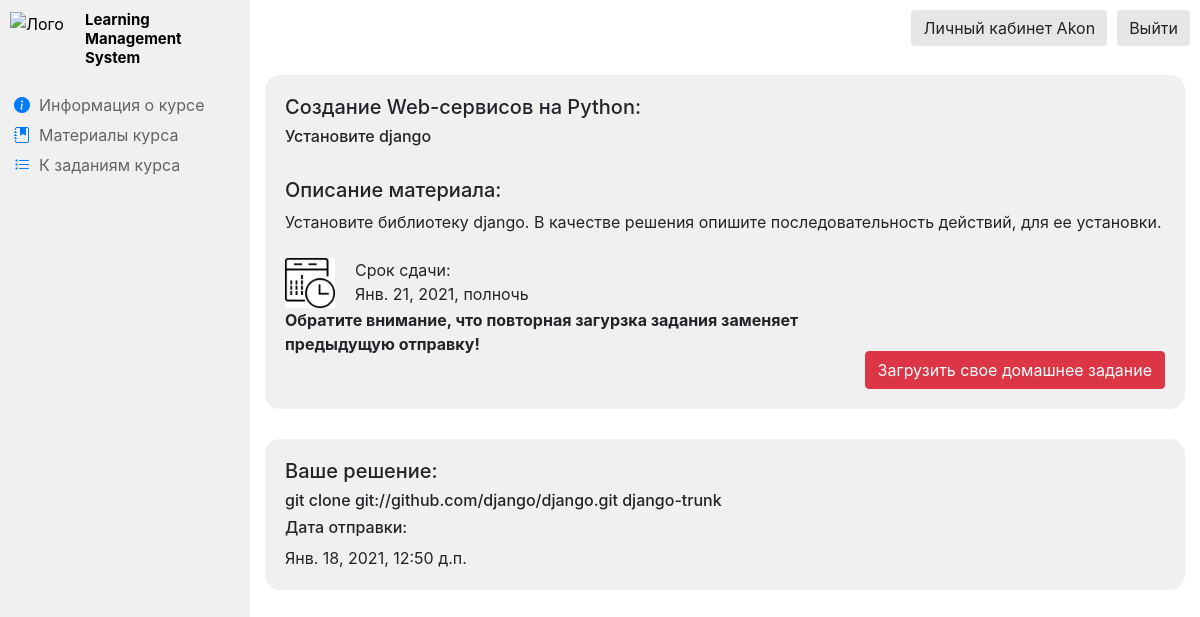
Screenshot of /courses/homeworks/1 (signed in) with the database file from the repository.
### profile/models.py (models this page shows, shortened)
class Profile(AbstractBaseUser, PermissionsMixin):
    choices_1 = (
        ('Бакалавр', 'Бакалавр'),
        ('Специалист', 'Специалист'),
        ('Магистр', 'Магистр'),
    )
    choices_2 = (
        ('Очная', 'Очная'),
        ('Заочная', 'Заочная'),
        ('Вечерняя', 'Вечерняя'),
    )
    choices_3 = (
        ('Бюджетная', 'Бюджетная'),
        ('Контрактная', 'Контрактная'),
    )
    email = models.EmailField('email адрес', unique=True)
    login = models.CharField('Логин на сайте', unique=True, max_length=50)
    name = models.CharField('Имя', max_length=50, default='')
    begin_year = models.CharField('Год поступления', max_length=10, default='')
    surname = models.CharField('Фамилия', max_length=50, default='')
    degree = models.CharField('Степень', max_length=50, choices=choices_1, default='')
    form = models.CharField('Форма обучения', max_length=50, choices=choices_2, default='')
    pay = models.CharField('Основа обучения', max_length=50, choices=choices_3, default='')
    avatar = models.ImageField('Аватар', upload_to="images/profile/", default="images/profile/blank-avatar.jpg")
    phone_number = models.CharField('Номер телефона', max_length=50, null=True, blank=True)
    vk_url = models.CharField('Ссылка на профиль VK', max_length=50, null=True, blank=True)
    fb_url = models.CharField('Ссылка на профиль Facebook', max_length=50, null=True, blank=True)
    linkedin_url = models.CharField('Ссылка на профиль LinkedIn', max_length=50, null=True, blank=True)
    instagram_url = models.CharField('Ссылка на профиль Instagram', max_length=50, null=True, blank=True)
    is_teacher = models.BooleanField('Флаг учителя', default=False)
    is_staff = models.BooleanField(default=False)
    is_active = models.BooleanField(default=True)
    date_joined = models.DateTimeField(default=timezone.now)
    USERNAME_FIELD = 'email'
    REQUIRED_FIELDS = ['login']
    objects = CustomUserManager()
    class Meta:
        verbose_name = 'Профиль'
        verbose_name_plural = 'Профили'

### courses/models.py (models this page shows, shortened)
class Homeworks(models.Model):
    course = models.ForeignKey(Courses, verbose_name='Курс', related_name="homeworks", on_delete=models.CASCADE)
    deadline = models.DateTimeField('Срок сдачи', null=True, blank=True)
    date_of_beggining = models.DateTimeField('Дата начала выполнения', default=datetime.datetime.now())
    title = models.CharField('Название домашнего задания', max_length=150, default='')
    description = models.TextField('Описание домашнего задания', max_length=1000, default='')
    def get_date(self):
        if self.deadline is not None:
            now = datetime.datetime.now()
            now = timezone.now()
            return (self.deadline >= now)
        else:
            return True
    class Meta:
        ordering = ['-date_of_beggining']
        verbose_name = 'Домашнее задание'
        verbose_name_plural = 'Домашние задания'

class Courses(models.Model):
    title = models.CharField('Название курса', max_length=150, default='')
    anons = models.TextField('Анонс курса', max_length=1000, default='')
    description = models.TextField('Описание курса', max_length=10**6, default='')
    teachers = models.ManyToManyField(Profile, verbose_name='Преподаватели курса', related_name='teachers', limit_choices_to={'is_teacher':  True})
    confidants = models.ManyToManyField(Profile, verbose_name='Доверенные лица', related_name='confidants', limit_choices_to={'is_teacher':  False})
    course_avatar = models.ImageField('Аватар курса', upload_to="images/courses/", default="images/courses/py.png")
    class Meta:
        verbose_name = 'Курс'
        verbose_name_plural = 'Курсы'

class StudentsHomeworks(models.Model):
    homework = models.ForeignKey(Homeworks, verbose_name='Задание', related_name="solution", on_delete=models.CASCADE)
    material = models.TextField('Материал домашней работы', default='')
    date = models.DateTimeField('Дата сдачи', auto_now_add=True)
    author = models.ForeignKey(Profile, verbose_name='Автор', related_name="author", on_delete=models.CASCADE, default='')
    class Meta:
        verbose_name = 'Домашнее задание студента'
        verbose_name_plural = 'Домашние задания студентов'

### courses/views.py (the view)
# urls.py: path('homeworks/<int:pk>', views.HomeworkView.as_view(), name='homeworks-detail'),
class HomeworkView(DetailView):
    model = Homeworks
    template_name = 'courses/homework.html'
    context_object_name = 'homework'
    ordering = ['date_of_beggining']

### courses/templates/courses/homework.html (shortened to what this page needs)
{% extends 'courses/course_layout.html' %}
{% load static %}
{% block url1 %}"{% url 'courses-detail' homework.course.id %}"{% endblock %}
{% block bottom1 %}"bi bi-info-circle-fill"{% endblock %}
{% block name1 %}Информация о курсе{% endblock %}
{% block url2 %}"{% url 'course_material_home' homework.course.id %}"{% endblock %}
{% block bottom2 %}"bi bi-journal-bookmark-fill"{% endblock %}
{% block name2 %}Материалы курса{% endblock %}
{% block url3 %}"{% url 'course_homework_home' homework.course.id %}"{% endblock %}
{% block bottom3 %}"bi bi-list-task"{% endblock %}
{% block name3 %}К заданиям курса{% endblock %}
{% block content %}
<div xmlns="http://www.w3.org/1999/html">
    <div class="row">
        <div class="card card-body">
            <h5> {{ homework.course.title }}: </h5>
            <h6>{{ homework.title }}</h6></br>
            <h5>Описание материала:</h5>
            <a>{{ homework.description }}</a></br>
            <div class="deadline">
                <img class="calendar" src="{% static 'courses/img/calendar.jpg' %}">
                {% if homework.deadline %}
                <span class="name_teachers"> Срок сдачи: </br> {{ homework.deadline }}</span>
                {% else %}
                <span class="name_teachers"> Срок сдачи: </br> Бессрочно </span>
                {% endif %}
            </div>
            {% if request.user.is_authenticated %}
                {% if not request.user.is_teacher %}
                    {% for gr in homework.course.course_group.all %}
                        {% for per in gr.members.all %}
                            {% if request.user == per %}
                                {% if homework.get_date %}
                                    <div class="commit">
                                        <div class="deadline-text">
                                            <a>Обратите внимание, что повторная загурзка задания заменяет предыдущую отправку!</a>
                                        </div>
                                        <a class="btn btn-danger" href="{% url 'add_homework' homework.id %}">Загрузить свое домашнее задание</a>
                                    </div>
                                {% else %}
                                    <div class="deadline-text">
                                        <a> Загрузка работ невозможна после окончания срока сдачи! </a>
                                    </div>
                                {% endif %}
                            {% endif %}
                        {% endfor %}
                    {% endfor %}
                {% endif %}
            {% endif %}
        </div>
    </div>
    {% if not request.user.is_teacher %}
        {% for el in homework.solution.all %}
            {% if request.user  == el.author %}
                <div id="my-hw" class="row">
                    <div class="card card-body">
                        <h5> Ваше решение: </h5>
                        <h6>{{ el.material }}</h6>
                        <h6> Дата отправки: </h6>
                        <h7>{{ el.date }}</h7>
                    </div>
                </div>
            {% endif %}
        {% endfor %}
    {% endif %}
</div>
{% endblock %}

### courses/templates/courses/course_layout.html (shortened to what this page needs)
{% load static %}
<!DOCTYPE html>
<html lang="en" xmlns="http://www.w3.org/1999/html">
<head>
    <link rel="stylesheet" href="https://stackpath.bootstrapcdn.com/bootstrap/4.5.2/css/bootstrap.min.css">
    <link rel="stylesheet" href="https://cdn.jsdelivr.net/npm/bootstrap-icons@1.3.0/font/bootstrap-icons.css">
    <link rel="stylesheet" href="{% static 'main/css/main.css' %}">
</head>
<body>
    <aside class="panel">
        <div class="header">
            <div class="logo"><img src="{% static 'main/img/first.svg' %}" alt="Лого"></img></div>
            <div class="text"><span>Learning Management System</span></div>
        </div>
        <div class="menu">
            <a href={% block url1 %}{% endblock %}>
                <div class="menuitem">
                    <div class="icon"><i class={% block bottom1 %}{% endblock %}></i></div>
                    <div class="text"><span>{% block name1 %}{% endblock %}</span></div>
                </div>
            </a>
            <a href={% block url2 %}{% endblock %}>
                <div class="menuitem">
                    <div class="icon"><i class={% block bottom2 %}{% endblock %}></i></div>
                    <div class="text"><span>{% block name2 %}{% endblock %}</span></div>
                </div>
            </a>
            <a href={% block url3 %}{% endblock %}>
                <div class="menuitem">
                    <div class="icon"><i class={% block bottom3 %}{% endblock %}></i></div>
                    <div class="text"><span>{% block name3 %}{% endblock %}</span></div>
                </div>
            </a>
        </div>
    </aside>
    <aside class="auth">
        {% if request.user.is_authenticated %}
            <a href="{% url 'logout' %}"><button class="btn btn-warning">Выйти</button></a>
            <a href="{% url 'profile' request.user.login %}"><button class="btn btn-warning">Личный кабинет {{ request.user.login }}</button></a>
        {% else %}
            <a href="{% url 'login' %}"><button class="btn btn-warning">Вход</button></a>
            <a href="{% url 'registration' %}"><button class="btn btn-warning">Регистрация</button></a>
        {% endif %}
    </aside>
    <main>
        {% block content %}
        {% endblock %}
    </main>
</body>
</html>

### main/static/main/css/main.css (style rules this page uses)
body { background: rgb(255, 255, 255); }
.panel { float: left; position: fixed; z-index: 2; background: rgb(240, 240, 240); width: 250px; padding: 0; height: 100vh; color: black; border-right: chartreuse; }
.header { width: 100%; height: 60px; background: rgb(240, 240, 240); position: relative; }
.header .logo { position: absolute; height: 40px; width: 60px; margin: 10px 10px; }
.header img { height: inherit; }
.header .text { height: 40px; width: 150px; position: absolute; top: 0; left: 85px; margin: 10px 0px; font-weight: bold; line-height: 1.2; }
.header .text span { height: inherit; font-size: 15px; margin-left: auto; margin-right: auto; }
.menu { margin-top: 30px; text-decoration: none; }
a:hover, a:visited, a:link, a:active { text-decoration: none; }
.menuitem { display: flex; width: 100%; height: 30px; transition: background-color 0.2s ease-out; text-decoration: none; }
.menuitem .icon { width: 24px; display: flex; align-items: center; justify-content: center; margin-left: 10px; }
.menuitem .text { height: 30px; font-size: 16px; color: rgb(100,100,100); margin-left: 5px; display: flex; align-items: center; justify-content: center; }
.auth { float: top; height: 60px; color: black; width: 100%; background: rgba(255, 255, 255, 0.5); backdrop-filter: blur(5px); border-bottom: 2px solid rgba(255, 255, 255, 1.0); position: fixed; z-index: 1; }
.auth a { float: right; margin-top: 10px; margin-right: 10px; }
.btn-warning { background-color: rgb(230, 230, 230); border-style: none; }
main { margin-left: 250px; overflow: auto; height: 1fr; }
.card { margin-top: 15px; border-radius: 15px; height:auto; background-color: rgb(240, 240, 240); border-width: 0; }
.row { padding: 0px 15px; margin: 0; width: 100%; margin-top: 60px; }
#my-hw { margin-top: 15px; }
.commit .btn { float: right; display: inline-block; }
.deadline-text { display: inline-block; height: 38px; width: 70%; margin: 0; }
.deadline-text a { height: inherit; display: flex; align-items: center; font-weight: bold; }
.calendar { width: 50px; height: 50px; margin: auto; }
.deadline img { float: left; margin-right: 20px; }

### rows the page displays
Profile: user.login "Akon", shows "Обратите внимание, что повторная загурзка задания заменяет предыдущую отправку!", is_teacher "Загрузить свое домашнее задание"
Homeworks: course "Создание Web-сервисов на Python", title "Установите django", description "Установите библиотеку django. В качестве решения опишите последовательность действий, для ее установки.", deadline "Янв. 21, 2021, полночь"
StudentsHomeworks: material "git clone git://github.com/django/django.git django-trunk", date "Янв. 18, 2021, 12:50 д.п."
